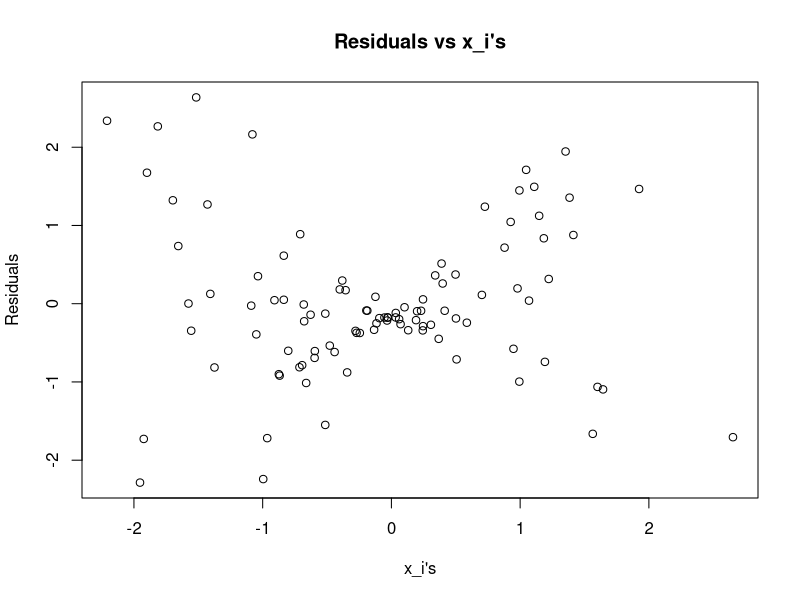
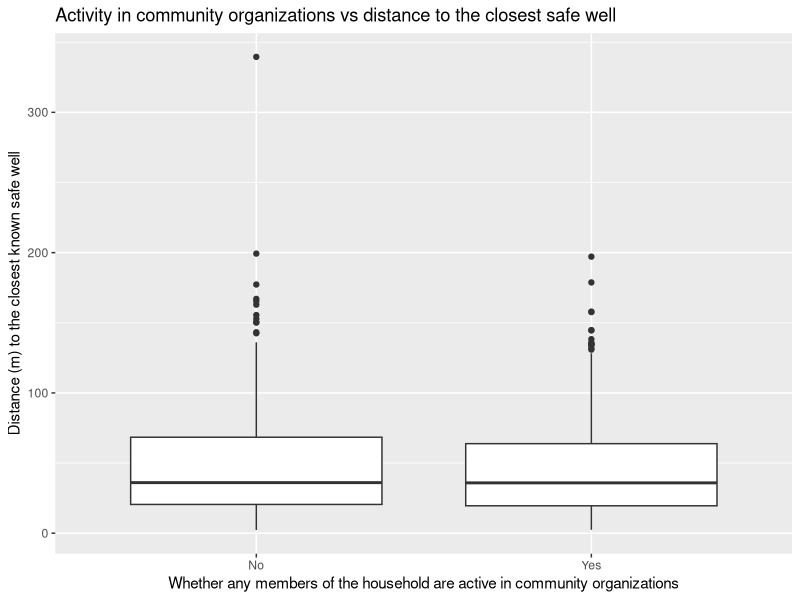
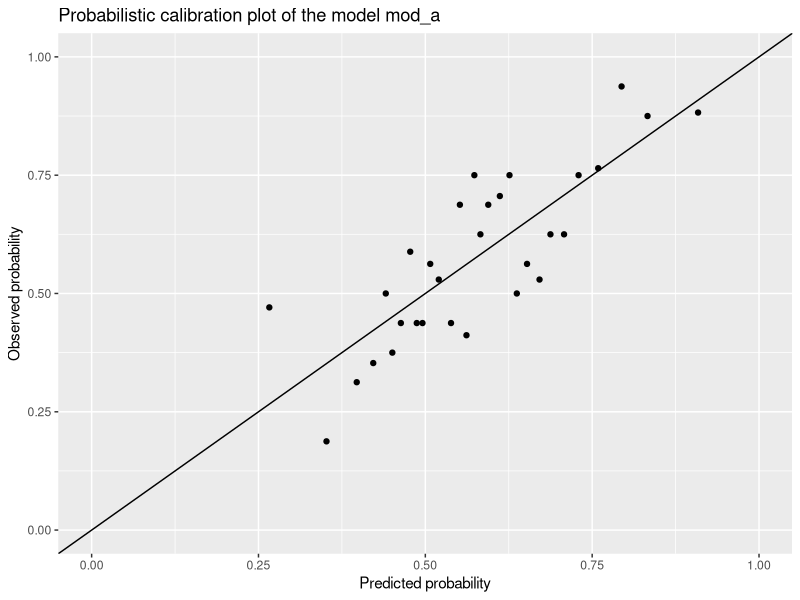
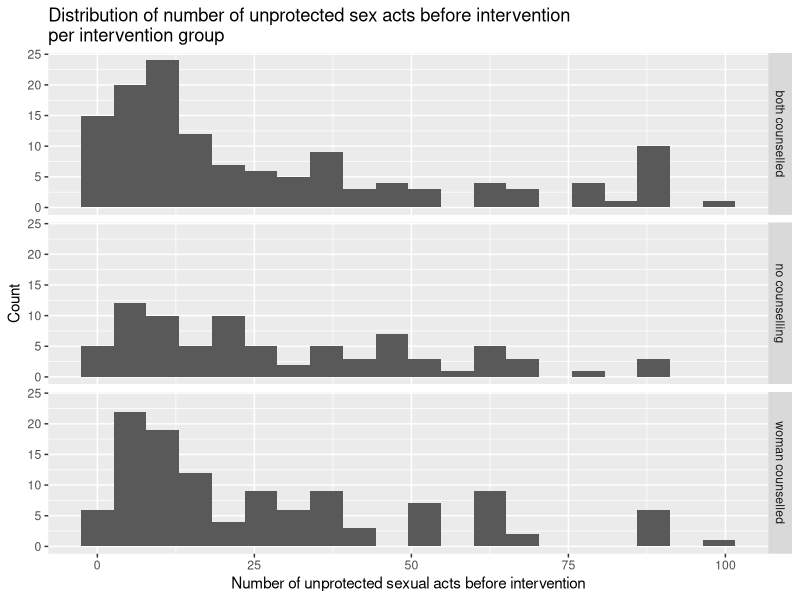
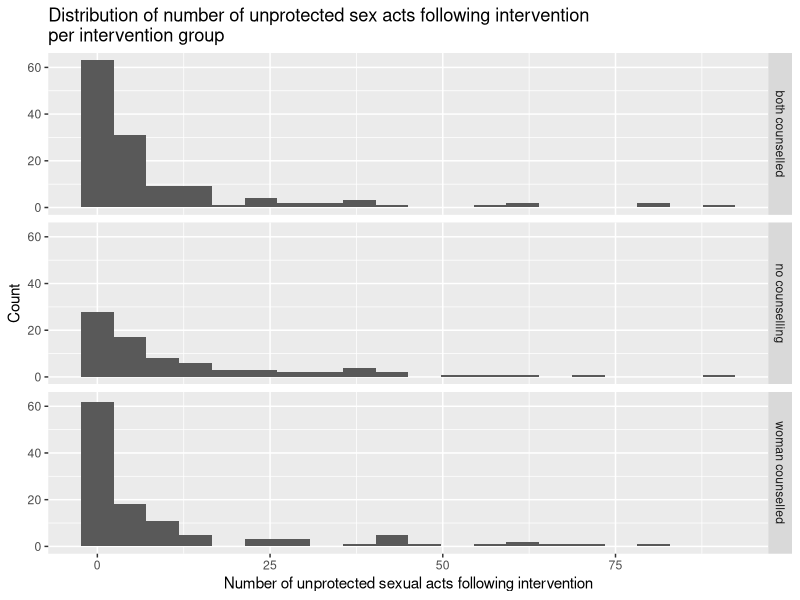
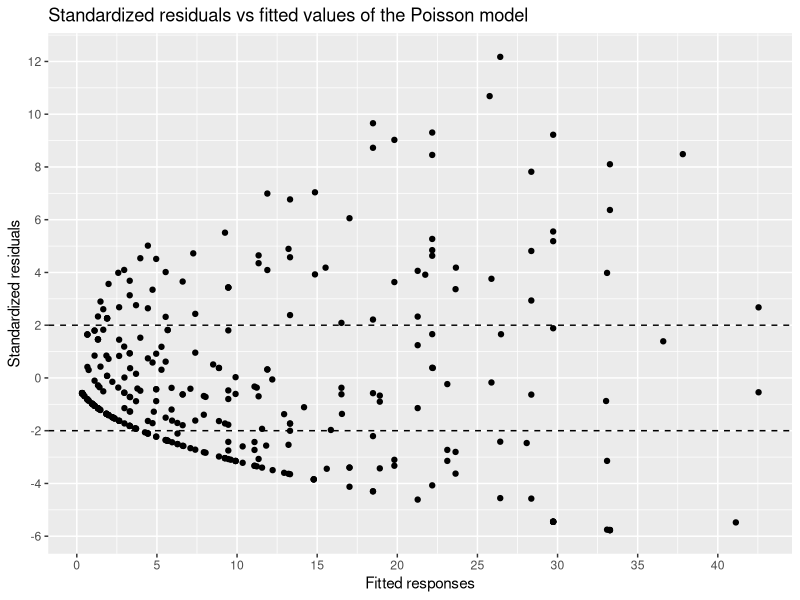
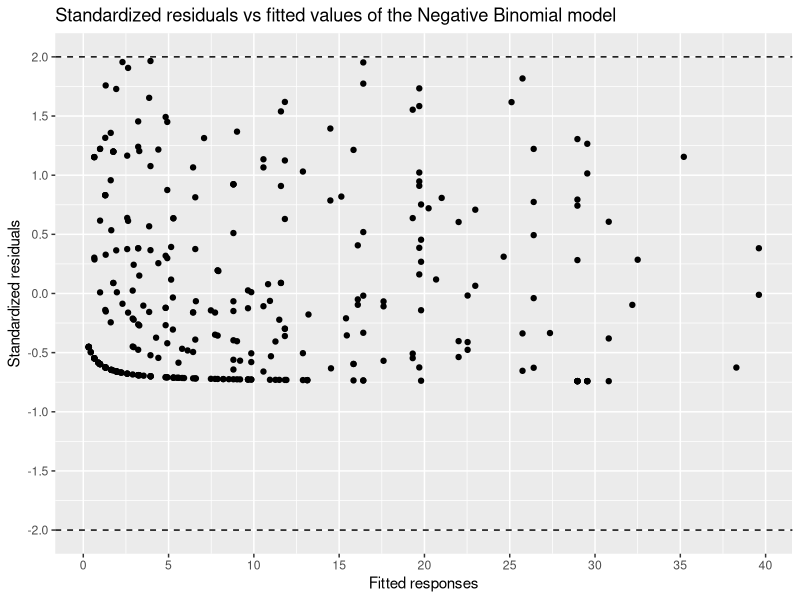

These charts were generated, in order, by the following R code:
## ---- chunk 1
knitr::opts_chunk$set(warning = FALSE, message = FALSE)
library(dplyr)
library(ggplot2)
library(lmtest)
library(MASS)
## ---- chunk 2
set.seed(1007941426)
df_c <- data.frame(matrix(ncol=2, nrow=0))
colnames(df_c) <- c("x", "y")
x = rnorm(100, mean=0, sd=1)

for (i in 1:100) {
  e_i = rnorm(1, mean=0, sd=abs(x[i]))
  y_i = 1 + 2*x[i] + e_i
  
  # Adds x_i and y_i to the dataframe
  df_c[nrow(df_c) + 1,] = c(x[i], y_i)
}
## ---- chunk 3
fit_d <- lm(y ~ x, data=df_c)
## ---- chunk 4
plot(df_c$x, fit_d$residuals, main="Residuals vs x_i's", xlab="x_i's", ylab="Residuals")
## ---- chunk 5
set.seed(1007941426)
beta1_est <- as.vector(NULL)
within_CI <- as.vector(NULL)
n <- 100

for (i in 1:1000){
  # Simulate data
  e <- rnorm(n, 0, abs(x))
  y <- 1 + 2*x + e
  
  # Fit model
  fit_e <- lm(y ~ x, data=data.frame(x, y))
  
  # Store the estimated coefficient for beta_1
  beta1_est[i] <- fit_e$coefficients["x"]
  
  ci <- confint(fit_e, parm='x', level=0.95)
  
  # Does the confidence interval contain the true value of beta_1?
  within_CI[i] <- 2 >= ci[1] & 2 <= ci[2]
}

mean_beta1 <- mean(beta1_est)
proportion_contains <- mean(within_CI)
## ---- chunk 6
arsenic <- read.table("arsenic.txt", header=TRUE)
arsenic$assoc <- ifelse(arsenic$assoc == "1", "Yes", "No")

ggplot(data=arsenic, mapping=aes(x=as.factor(assoc), y=dist)) + geom_boxplot() + ggtitle("Activity in community organizations vs distance to the closest safe well") + xlab("Whether any members of the household are active in community organizations") + ylab("Distance (m) to the closest known safe well")
## ---- chunk 7
# Counts # of missing values in each column
colSums(is.na(arsenic))

# Total # of observations
nrow(arsenic)
## ---- chunk 8
arsenic <- na.omit(arsenic)
## ---- chunk 9
mod_a <- glm(switch ~ arsenic + dist + assoc + educ, family=binomial(link="logit"), data=arsenic)
summary(mod_a)

# Calculates the mean of each numeric variable
colMeans(select_if(arsenic, is.numeric))
## ---- chunk 10
mod_b <- glm(switch ~ arsenic + dist + assoc + educ + dist:assoc, family=binomial(link="logit"), data=arsenic)
summary(mod_b)
## ---- chunk 11
lrtest(mod_a, mod_b)
## ---- chunk 12
df_new = data.frame(y_num = arsenic$switch, p_hat = predict(mod_a, type="response")) %>% 
  mutate(p_hat_bin = cut_number(p_hat, n = 30)) %>% 
  group_by(p_hat_bin) %>% 
  mutate(p_hat_mean = mean(p_hat)) %>% 
  group_by(p_hat_mean) %>% 
  summarise(y_true_prop = mean(y_num))

ggplot(df_new, aes(p_hat_mean, y_true_prop)) + geom_point() + 
  scale_x_continuous(name = "Predicted probability", limits = c(0,1)) +
  scale_y_continuous(name = "Observed probability", limits = c(0,1)) +
  geom_abline(intercept = 0, slope = 1) + ggtitle("Probabilistic calibration plot of the model mod_a")
## ---- chunk 13
# Brier score
mean((arsenic$switch - predict(mod_a, type="response"))^2)
## ---- chunk 14
hiv <- read.table("hiv.txt", header=TRUE)
## ---- chunk 15
hiv <- hiv[hiv$fupacts < 200 & hiv$bupacts < 200,]
## ---- chunk 16
ggplot(hiv, aes(x=bupacts)) +
  ggtitle("Distribution of number of unprotected sex acts before intervention\nper intervention group") +
  xlab("Number of unprotected sexual acts before intervention") + ylab("Count") +
  geom_histogram(bins=20) + facet_grid(intervention ~ .)
## ---- chunk 17
ggplot(hiv, aes(x=fupacts)) +
  ggtitle("Distribution of number of unprotected sex acts following intervention\nper intervention group") +
  xlab("Number of unprotected sexual acts following intervention") + ylab("Count") +
  geom_histogram(bins=20) + facet_grid(intervention ~ .)
## ---- chunk 18
mod_c <- glm(fupacts ~ intervention, data=hiv, offset=log(bupacts), family=poisson(link="log"))
summary(mod_c)
## ---- chunk 19
data.frame(std_resid = residuals(mod_c, type="pearson"), yhat = predict(mod_c, type="response")) %>% 
  ggplot(aes(yhat, std_resid)) +
  ggtitle("Standardized residuals vs fitted values of the Poisson model") +
  scale_x_continuous("Fitted responses", breaks = scales::pretty_breaks(n=10)) +
  scale_y_continuous("Standardized residuals", breaks = scales::pretty_breaks(n=10)) +
  geom_point() + geom_hline(yintercept = c(-2,2), linetype = "dashed")
## ---- chunk 20
# Estimated dispersion
# sum((hiv$fupacts - mean(hiv$fupacts))^2 / mean(hiv$fupacts)) / (nrow(hiv) - 3) # Incorrect formula
sum((hiv$fupacts - mod_c$fitted.values)^2 / mod_c$fitted.values) / (nrow(hiv) - 3) # Actual formula
## ---- chunk 21
mod_e <- glm.nb(fupacts ~ intervention + offset(log(bupacts)), data=hiv)
summary(mod_e)
## ---- chunk 22
data.frame(std_resid = residuals(mod_e, type="pearson"), yhat = predict(mod_e, type="response")) %>% 
  ggplot(aes(yhat, std_resid)) +
  ggtitle("Standardized residuals vs fitted values of the Negative Binomial model") +
  scale_x_continuous("Fitted responses", breaks = scales::pretty_breaks(n=10)) +
  scale_y_continuous("Standardized residuals", breaks = scales::pretty_breaks(n=10)) +
  geom_point() + geom_hline(yintercept = c(-2,2), linetype = "dashed")
